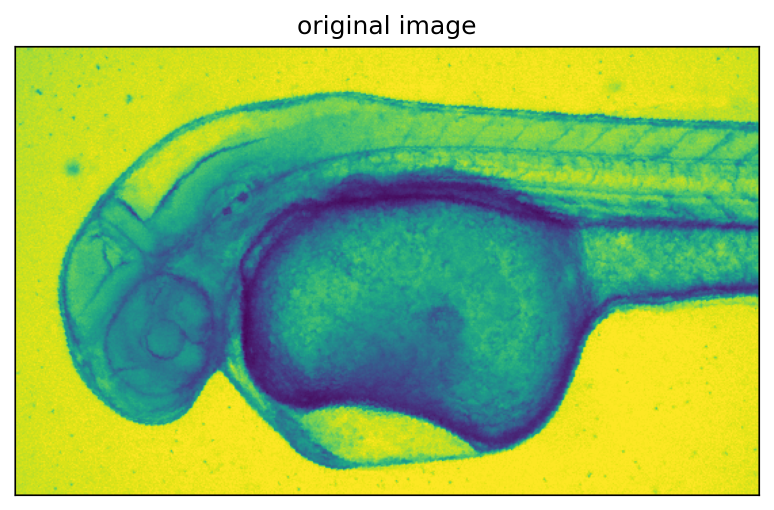
#> input picture week5_lab_session/output/original image.png, 1548 x 1020 px, given in place of fish-vis.tif, which was not available (shown at 1/2 size)
$ jupyter execute --allow-errors ImageRegistration.ipynb   (text cells are left out)
#> lines starting #> are read from the running program, lines starting #| are printed output that depends on the picture; pictures that were not available may be replaced by others from this repository, and a replacement may not be noted
[cell 1]
from skimage import io
import skimage as ski
import matplotlib.pyplot as plt
import numpy as np

# Load Images

img_vis = io.imread("FishImageFiles/fish-vis.tif") # replace None
#> img_vis is the input picture: shape (1020, 1548, 4); mean R, G, B, A 146.2, 188.9, 108.1, 255
img_cfp = io.imread("FishImageFiles/fish-cfp-7.tif")
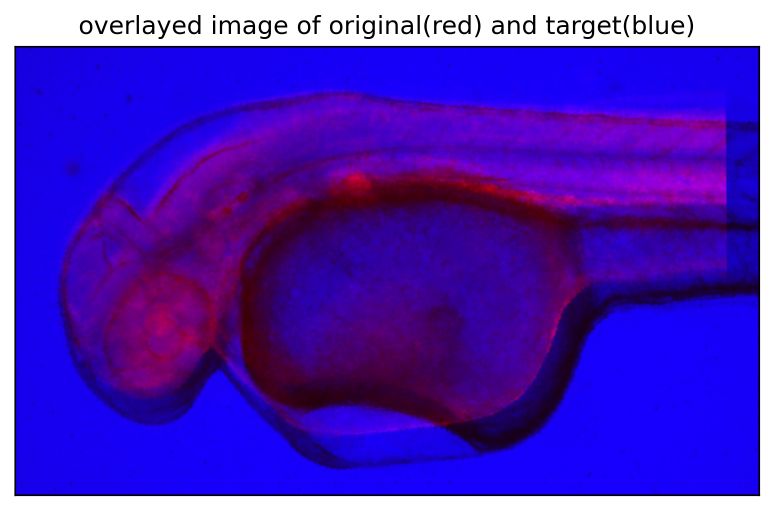
#> input picture week5_lab_session/output/overlayed image of original(red) and target(blue).png, 1548 x 1020 px, given in place of fish-cfp-7.tif, which was not available (shown at 1/2 size)
#> img_cfp is the input picture: shape (1020, 1548, 4); mean R, G, B, A 78.5, 36.1, 186.5, 255

[cell 2]
def show_save_image(image, title=None):
    plt.imshow(image)

    plt.xticks([])
    plt.yticks([])

    if title is not None:
        plt.title(title)
        plt.savefig(f"output/{title}.png", dpi=300, bbox_inches="tight")

    plt.show()

## Extract Keypoints

fig,axes = plt.subplots(2, 1,figsize=(10, 10))

#Fill in the key points array in the form as follows [[x1,y1],[x2,y2],[x3,y3]]
keypointsA = [[110, 216], [95, 126], [346, 300]]
keypointsB = [[107, 203], [91, 120], [330, 276]]

# Display the key points
symbols = ['ro','bo','rv','bv','r+','b+']
ax = axes.ravel()

for i in range(0,len(keypointsA)):
    ax[0].plot(keypointsA[i][0],keypointsA[i][1],symbols[i])
for i in range(0,len(keypointsB)):
    ax[1].plot(keypointsB[i][0],keypointsB[i][1],symbols[i])

ax[0].imshow(img_vis)
ax[1].imshow(img_cfp)
plt.savefig(f"output/3keypoints.png", dpi=300, bbox_inches="tight")
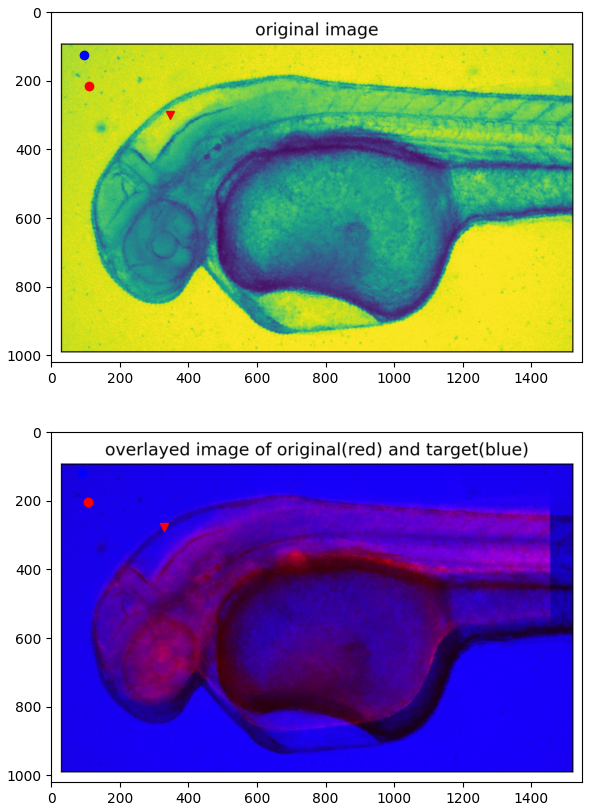
#> figure drawn by matplotlib, 2 panels

[cell 3]
# Estimate the transform: https://scikit-image.org/docs/stable/auto_examples/registration/plot_opticalflow.html#sphx-glr-auto-examples-registration-plot-opticalflow-py
from skimage.transform import ProjectiveTransform, warp
from skimage.color import rgb2gray

src = np.array(keypointsA)
dst = np.array(keypointsB)

transform = ProjectiveTransform()
transform.estimate(src, dst)

warped_image = warp(img_cfp, inverse_map = transform, output_shape = img_vis.shape)
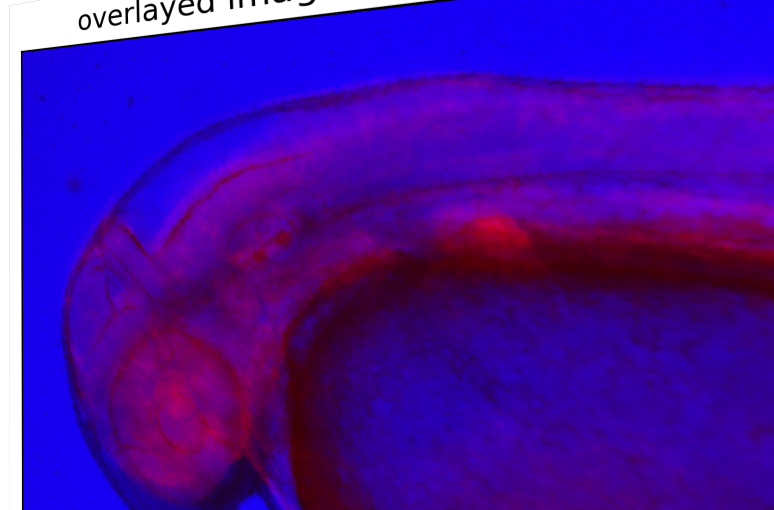
#> warped_image: shape (1020, 1548, 4) float64 (shown at 1/2 size); mean R, G, B, A 0.265, 0.0396, 0.621, 0.988; transparent parts drawn white

titles = ["original image", "target image", "transformed image"]
imgs = [img_vis, img_cfp, warped_image]

for i in range(0, 3):
    show_save_image(imgs[i], title=titles[i])

def normalize_image(img):
    min_val = np.min(img)
#> min_val = 0
    max_val = np.max(img)
#> max_val = 255
    return (img - min_val) / (max_val - min_val)

# Create the overlayed images: https://scikit-image.org/docs/stable/auto_examples/registration/plot_opticalflow.html#sphx-glr-auto-examples-registration-plot-opticalflow-py
img_vis = normalize_image(img_vis)
img_cfp = normalize_image(img_cfp)

#> (the rest of this cell did not finish here and is left out)
